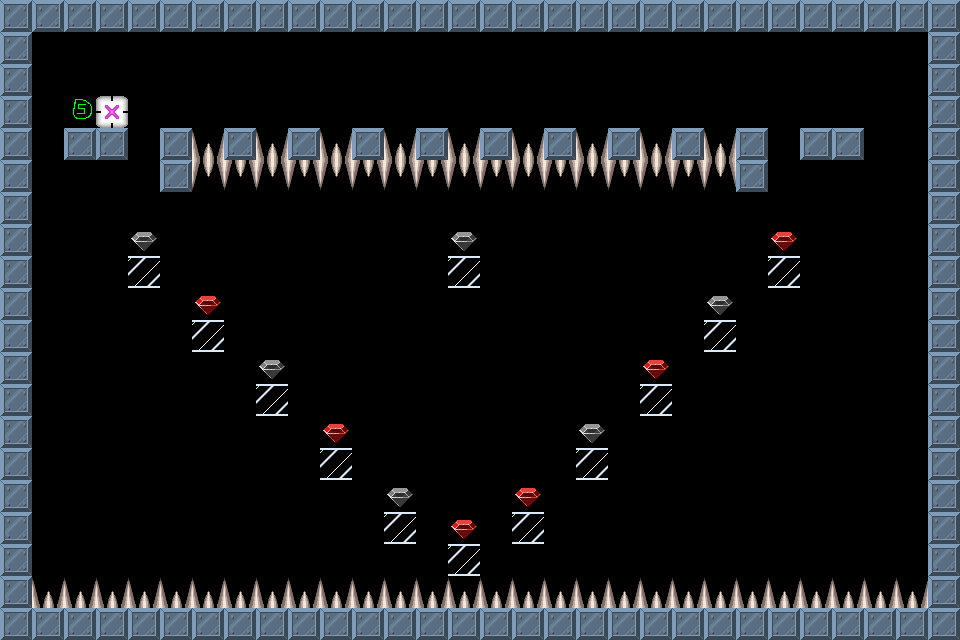

Tiled map render using the project's own tile images. Description and the map definition, with tile-layer contents summarised, below:
An orthogonal 30x20 tile map with 32x32 px tiles, 1 tile layer (Tile Layer 1).

<map version="1.0" orientation="orthogonal" width="30" height="20" tilewidth="32" tileheight="32">
 <tileset firstgid="1" name="brick-1" tilewidth="32" tileheight="32">
  <image source="brick-1.png" width="128" height="128" />
  <tile id="0">
   <properties>
    <property name="components" value="Platform" />
   </properties>
  </tile>
  <tile id="1">
   <properties>
    <property name="components" value="PlayerStart" />
   </properties>
  </tile>
  <tile id="2">
   <properties>
    <property name="components" value="Spikes, Deadly" />
   </properties>
  </tile>
  <tile id="3">
   <properties>
    <property name="components" value="Gem" />
   </properties>
  </tile>
  <tile id="4">
   <properties>
    <property name="components" value="Spikes, Deadly" />
   </properties>
  </tile>
  <tile id="5">
   <properties>
    <property name="components" value="Stone, Pushable, Platform" />
   </properties>
  </tile>
  <tile id="6">
   <properties>
    <property name="components" value="Gem, PowerUp" />
   </properties>
  </tile>
  <tile id="7">
   <properties>
    <property name="components" value="Gem, PowerDown" />
   </properties>
  </tile>
  <tile id="8">
   <properties>
    <property name="components" value="AntiStone" />
   </properties>
  </tile>
 </tileset>
 <layer name="Tile Layer 1" width="30" height="20">
  <data>[600 cells, 192 non-empty, 8 distinct tile ids]</data>
 </layer>
</map>